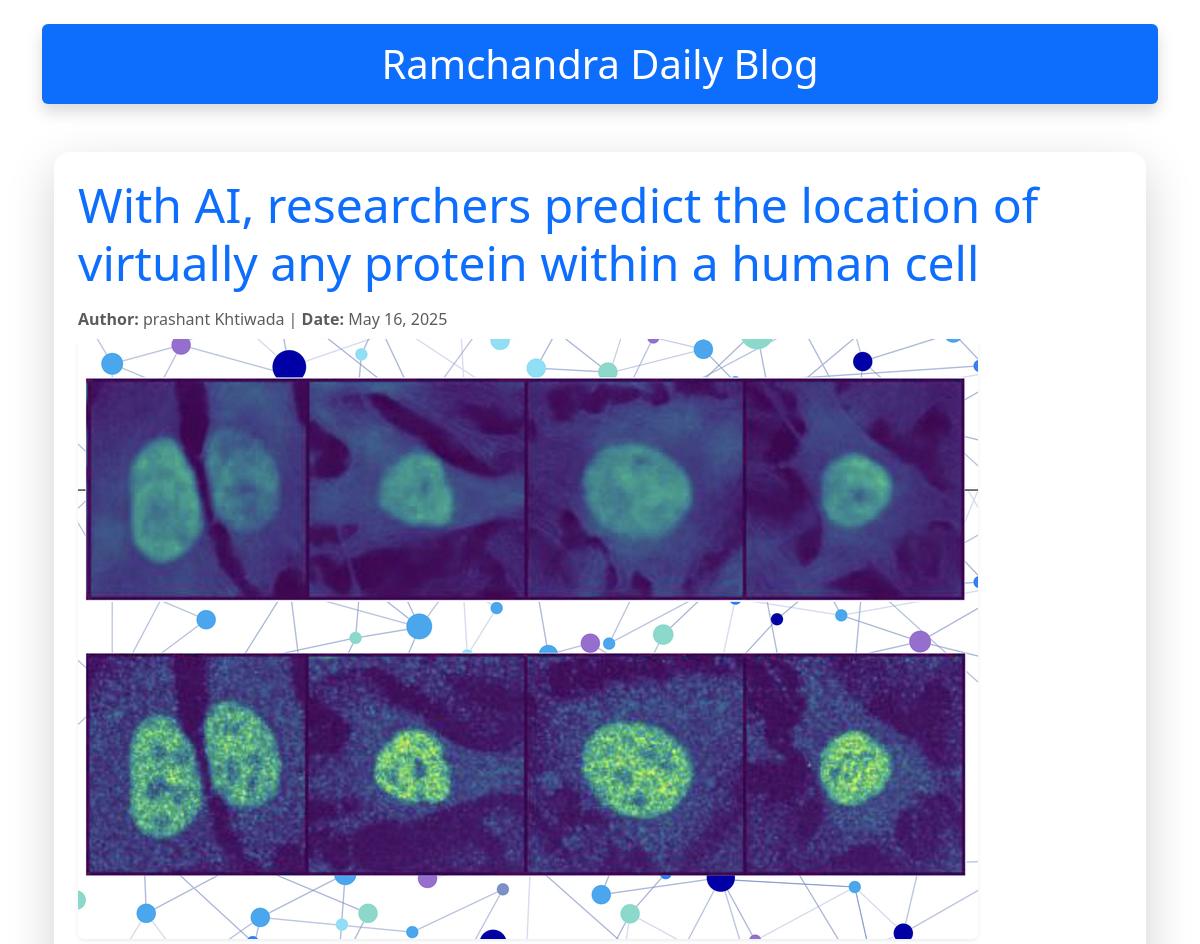
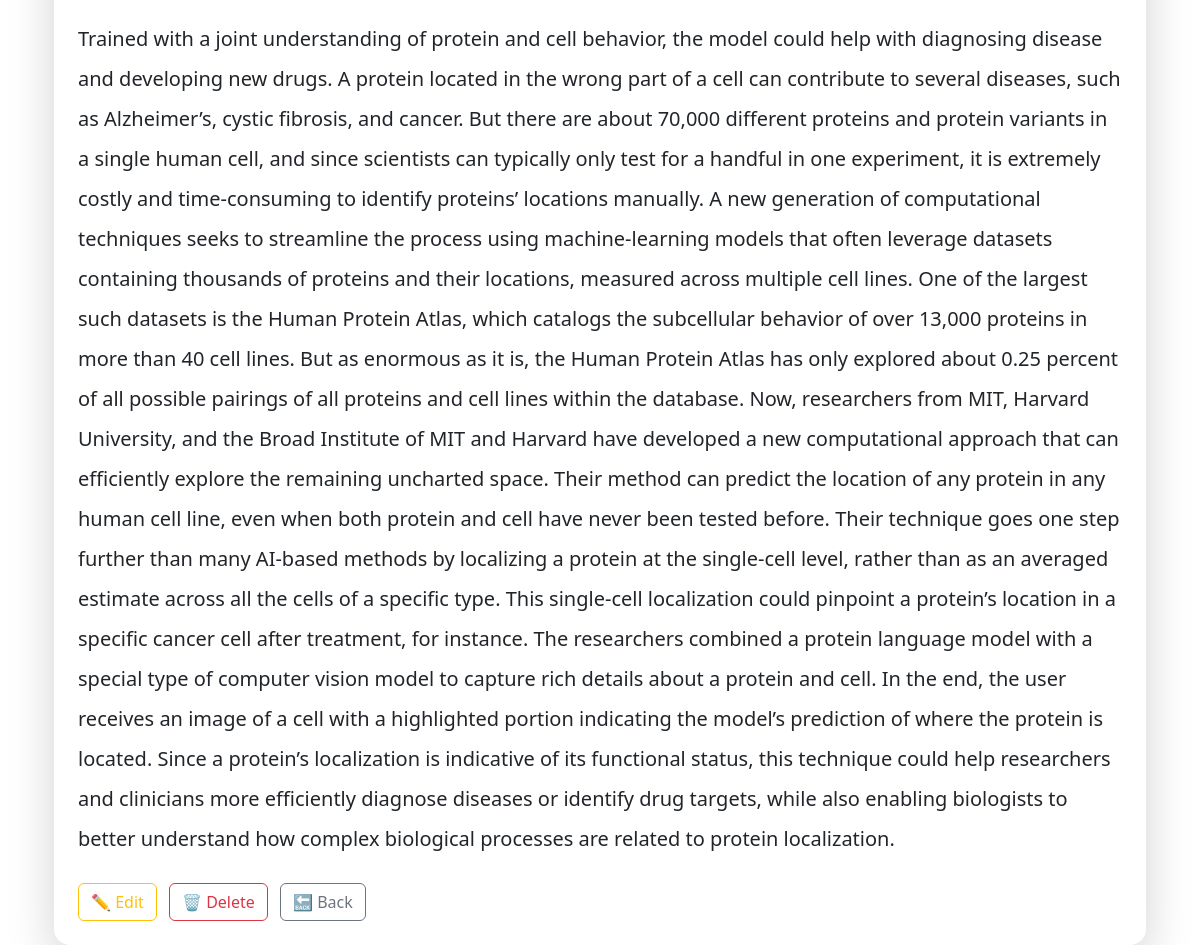
/post/5/, run on the app's committed database (2 pictures, top to bottom).
### blogapp/models.py (models this page shows, shortened)
class Post(models.Model):
    title = models.CharField(max_length=200)
    content = models.TextField()
    image = models.ImageField(upload_to='post_images/', null=True, blank=True)
    author = models.CharField(max_length=100, null=True, blank=True)
    publish_date = models.DateTimeField(auto_now_add=True)

### blogapp/views.py (the view)
# urls.py: path('post/<int:pk>/', views.post_detail, name='post_detail'),
def post_detail(request, pk):
    post = get_object_or_404(Post, pk=pk)
    return render(request, 'blogapp/post_detail.html', {'post': post})

### blogapp/templates/blogapp/post_detail.html (shortened to what this page needs)
{% extends 'blogapp/base.html' %}
{% block content %}
<div class="container mt-5">
    <div class="card shadow-lg border-0 rounded-4">
        <div class="card-body p-4">
            <h1 class="card-title display-5 text-primary mb-3">{{ post.title }}</h1>
            <p class="text-muted mb-2">
                <strong>Author:</strong> {{ post.author }} |
                <strong>Date:</strong> {{ post.publish_date|date:"F d, Y" }}
            </p>
            {% if post.image %}
                <img src="{{ post.image.url }}" class="img-fluid rounded mb-4 shadow-sm" alt="Blog Image">
            {% endif %}
            <p class="card-text fs-5 lh-lg">{{ post.content }}</p>
            <div class="mt-4">
                <a href="{% url 'post_update' post.pk %}" class="btn btn-outline-warning me-2">
                    ✏️ Edit
                </a>
                <form method="post" action="{% url 'post_delete' post.pk %}" style="display: inline;">
                    <button type="submit" class="btn btn-outline-danger me-2">🗑️ Delete</button>
                </form>
                <a href="{% url 'post_list' %}" class="btn btn-outline-secondary">
                    🔙 Back
                </a>
            </div>
        </div>
    </div>
</div>
{% endblock %}

### data on the page
Post: title "With AI, researchers predict the location of virtually any protein within a human cell", author "prashant Khtiwada", publish_date "May 16, 2025", image (picture), content "Trained with a joint understanding of protein and cell behavior, the model could help with diagnosing disease and developing new drugs. A protein located in the wrong part of a cell can contribute to several diseases, such as Alzheimer’s, cystic fibrosis, and cancer. But there are about 70,000 different proteins and protein variants in a single human cell, and since scientists can typically only test for a handful in one experiment, it is extremely costly and time-consuming to identify proteins’ locations manually. A new generation of computational techniques seeks to streamline the process using machine-learning models that often leverage datasets containing thousands of proteins and their…"
